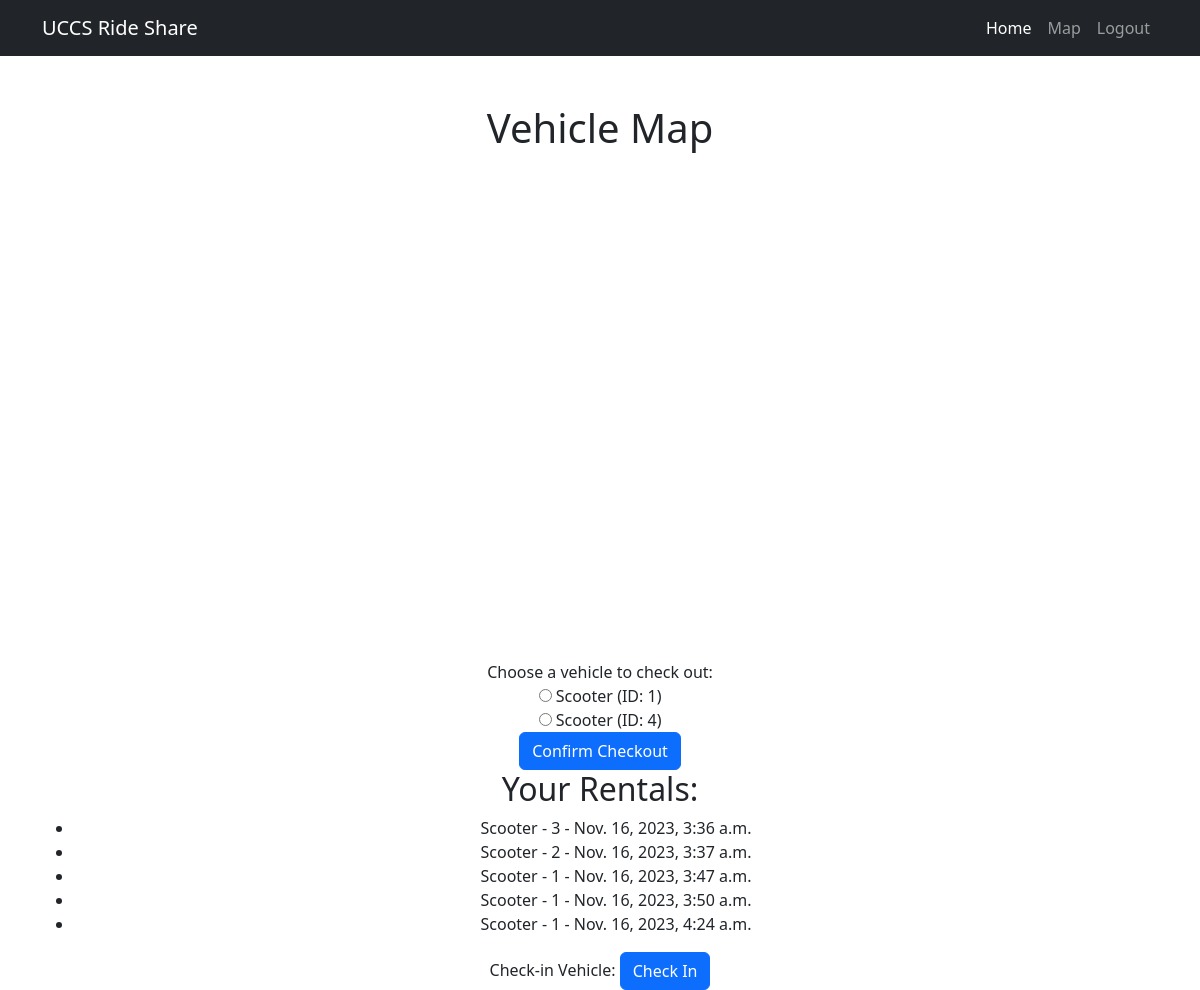
Page /vehicleMap/ (signed in) on the committed database.
### RideShare/modelsFolder/VehicleModel.py (models this page shows, shortened)
class Vehicle(models.Model):
    type = models.CharField(max_length=200)
    latitude = models.FloatField()
    longitude = models.FloatField()
    isAvailable = models.BooleanField(default=True)
    costPerMinute = models.DecimalField(max_digits=10, decimal_places=2, default=0.50)
    minimumCharge = models.DecimalField(max_digits=10, decimal_places=2, default=5.00)
    class Meta:
        ordering = ['type']

class VehicleRental(models.Model):
    user = models.ForeignKey(User, on_delete=models.CASCADE)
    vehicle = models.ForeignKey(Vehicle, on_delete=models.CASCADE)
    checkoutTime = models.DateTimeField(auto_now_add=True)
    checkinTime = models.DateTimeField(null=True, blank=True)
    locations = [
        ('Location1', 'West Lawn'),
        ('Location2', 'Campus Rec Center'),
        ('Location3', 'The Lodge'),
        ('Location4', 'University Hall'),
        ('Location5', 'Location 5'),
    ]
    checkinLocal = models.CharField(max_length=200,
                                    choices=locations, null=True, blank=True)

### RideShare/viewFolder/VehicleMapView.py (the view, shortened to what this page needs)
# urls.py: path('vehicleMap/', VehicleMapView.as_view(), name='vehicleMap'),
class VehicleMapView(View):
  template_name = 'vehicleMap.html'
  def get(self, request):
    if not request.user.is_authenticated:
      return redirect('/signin')
    context = {}
    vehicles = Vehicle.objects.all()
    """"
    serializers is not working because djangorestframework package will not install
    serialized_data = [
      VehicleSerializer(vehicle).data for vehicle in vehicles
    ]
    """
    serialized_data = [
      {"id": vehicle.id,
       "type": vehicle.type,
       "latitude": vehicle.latitude,
       "longitude": vehicle.longitude,
       "isAvailable": str("{}").format(vehicle.isAvailable)
      }
      for vehicle in vehicles
    ]
    response_data = {
      'count': len(serialized_data),
      'results': serialized_data
    }
    context['key'] = 'AIzaSyD-oTBt9sdMhCXyQqrtuok0CYvP7ev58hg'
    context['vehicles'] = vehicles
    context['response_data'] = response_data
    context['rentals'] = VehicleRental.objects.filter(user=request.user, checkinTime__isnull=True)
    context['vehicle'] = Vehicle.objects.first()
    return render(request, self.template_name, context)

### RideShare/templates/vehicleMap.html (shortened to what this page needs)
{% extends "base.html" %}
{% load static %}
{% block content %}
<h1>Vehicle Map</h1>
<link rel="stylesheet" type="text/css" href="{% static 'vehicleMap.css' %}" />
<div id="map"></div>
<form method="post" action="{% url 'vehicleMap' %}" id="checkout-form">
  <label for="vehicle_id">Choose a vehicle to check out:</label>
  <br>
  {% for vehicle in vehicles %}
  {% if vehicle.isAvailable %}
    <label>
      <input type="radio" name="vehicle_id" value="{{ vehicle.id }}">
      {{ vehicle.type }} (ID: {{ vehicle.id }})
    </label>
    <br>
  {% endif %}
  {% endfor %}
  <button type="submit" class="btn btn-primary">Confirm Checkout</button>
</form>
{% if rentals %}
  <h2>Your Rentals:</h2>
  <ul>
    {% for rental in rentals %}
      <li>{{ rental.vehicle.type }} - {{ rental.vehicle.id }} - {{ rental.checkoutTime }}</li>
    {% endfor %}
  </ul>
{% else %}
<h3>You have no rentals</h3>
{% endif %}
<form method="post" action="{% url 'check_in' %}" id="checkin-form">
  <label for="checkin_location">Check-in Vehicle:</label>
  <button type="submit" class="btn btn-primary">Check In</button>
</form>
{% endblock %}

### RideShare/templates/base.html (shortened to what this page needs)
{% load static %}
<!DOCTYPE html>
<html lang="en">
    <head>
      <link rel="stylesheet" type="text/css" href="{% static 'home.css' %}" />
    </head>
    <body>
        <nav class="navbar navbar-expand-lg navbar-dark bg-dark">
            <div class="container">
                <a class="navbar-brand" href="{% url 'home' %}">UCCS Ride Share</a>
              {% if user.is_authenticated %}
                <div class="collapse navbar-collapse" id="navbarSupportedContent">
                    <ul class="navbar-nav ms-auto mb-2 mb-lg-0">
                        <li class="nav-item"><a class="nav-link active" aria-current="page" href="{% url 'home' %}">Home</a></li>
                        <li class="nav-item"><a class="nav-link" href="{% url 'vehicleMap' %}">Map</a></li>
                        <li class="nav-item"><a class="nav-link" href="{% url 'logoutpage' %}">Logout</a></li>
                    </ul>
                </div>
              {% endif %}
            </div>
        </nav>
        <div class="container">
            <div class="text-center mt-5">
              {% block content %}
              {% endblock %}
            </div>
        </div>
    </body>
</html>

### RideShare/static/vehicleMap.css (style rules this page uses)
#map { height: 500px; }
html, body { height: 100%; margin: 0; padding: 0; }

### rows in the picture
Vehicle: type "Scooter", id "1"
Vehicle: type "Scooter", id "4"
VehicleRental: vehicle.type "Scooter", vehicle.id "3", checkoutTime "Nov. 16, 2023, 3:36 a.m."
VehicleRental: vehicle.type "Scooter", vehicle.id "2", checkoutTime "Nov. 16, 2023, 3:37 a.m."
VehicleRental: vehicle.type "Scooter", vehicle.id "1", checkoutTime "Nov. 16, 2023, 3:47 a.m."
VehicleRental: vehicle.type "Scooter", vehicle.id "1", checkoutTime "Nov. 16, 2023, 3:50 a.m."
VehicleRental: vehicle.type "Scooter", vehicle.id "1", checkoutTime "Nov. 16, 2023, 4:24 a.m."
